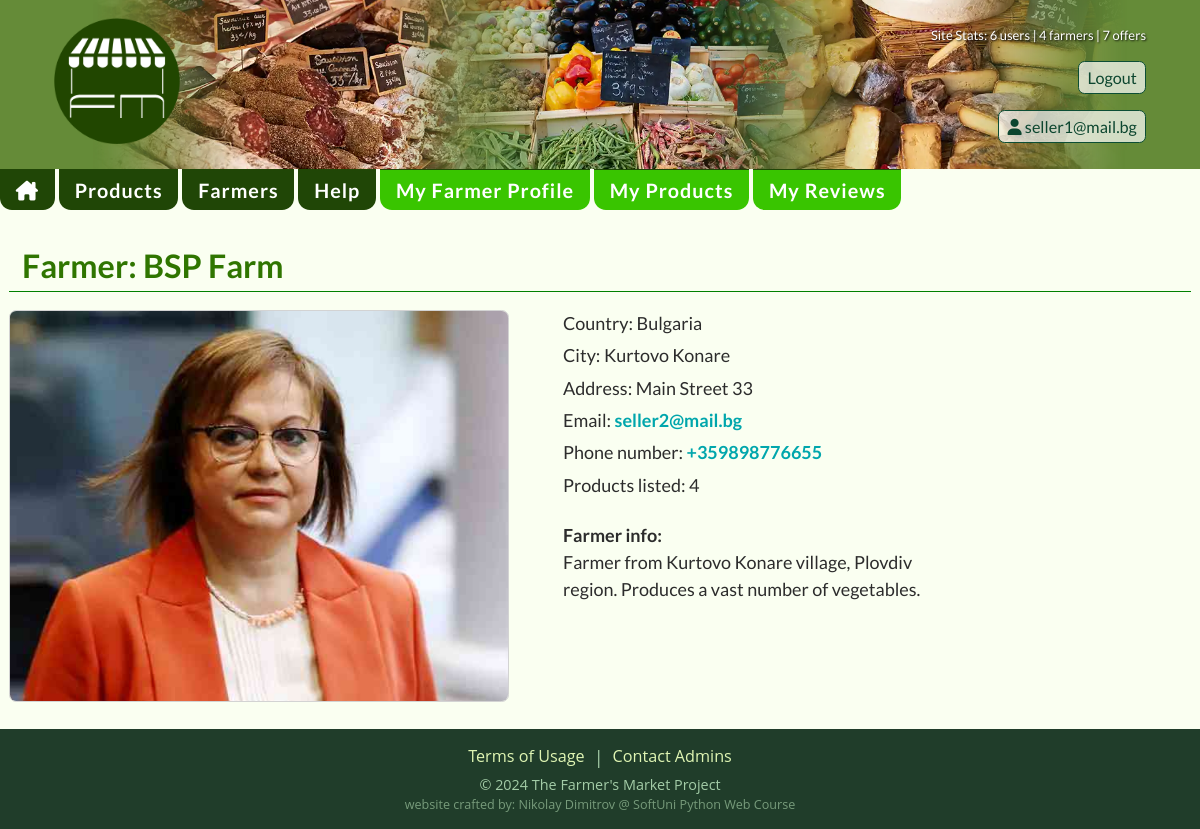
Page /sellers/seller/2/ (signed in) on the committed database.
### accounts/models.py (models this page shows, shortened)
class AccountUser(AbstractBaseUser, PermissionsMixin):
    email = models.EmailField(
        unique=True,
        error_messages={
            'unique': _('User with this email already exists!'),
        }
    )
    is_staff = models.BooleanField(
        _("staff status"),
        default=False,
        help_text=_("Designates whether the user can log into this admin site."),
    )
    is_active = models.BooleanField(
        _("active"),
        default=True,
        help_text=_(
            "Designates whether this user should be treated as active. "
            "Unselect this instead of deleting accounts."
        ),
    )
    date_joined = models.DateTimeField(_("date joined"), default=timezone.now)
    USERNAME_FIELD = 'email'
    objects = AccountUserManager()

class Profile(models.Model):
    class EUCountries(models.TextChoices):
        AUSTRIA = 'Austria', 'Austria'
        BELGIUM = 'Belgium', 'Belgium'
        BULGARIA = 'Bulgaria', 'Bulgaria'
        CROATIA = 'Croatia', 'Croatia'
        REPUBLIC_OF_CYPRUS = 'Cyprus', 'Republic of Cyprus'
        CZECH_REPUBLIC = 'Czech Republic', 'Czech Republic'
        DENMARK = 'Denmark', 'Denmark'
        ESTONIA = 'Estonia', 'Estonia'
        FINLAND = 'Finland', 'Finland'
        FRANCE = 'France', 'France'
        GERMANY = 'Germany', 'Germany'
        GREECE = 'Greece', 'Greece'
        HUNGARY = 'Hungary', 'Hungary'
        IRELAND = 'Ireland', 'Ireland'
        ITALY = 'Italy', 'Italy'
        LATVIA = 'Latvia', 'Latvia'
        LITHUANIA = 'Lithuania', 'Lithuania'
        LUXEMBOURG = 'Luxembourg', 'Luxembourg'
        MALTA = 'Malta', 'Malta'
        NETHERLANDS = 'Netherlands', 'Netherlands'
        POLAND = 'Poland', 'Poland'
        PORTUGAL = 'Portugal', 'Portugal'
        ROMANIA = 'Romania', 'Romania'
        SLOVAKIA = 'Slovakia', 'Slovakia'
        SLOVENIA = 'Slovenia', 'Slovenia'
        SPAIN = 'Spain', 'Spain'
        SWEDEN = 'Sweden', 'Sweden'
    user = models.OneToOneField(
        to=AccountUser,
        on_delete=models.CASCADE,
        primary_key=True,
    )
    first_name = models.CharField(
        max_length=30,
        null=True,
        blank=True,
    )
    last_name = models.CharField(
        max_length=30,
        null=True,
        blank=True,
    )
    country = models.CharField(
        max_length=15,
        choices=EUCountries.choices,
        default=EUCountries.AUSTRIA,
        null=True,
        blank=True,
    )
    phone_number = models.CharField(
        max_length=16,
        validators=(
            MinLengthValidator(8),
        ),
        null=True,
        blank=True,
        help_text='Must include the country code, without whitespaces.',
    )

### sellers/models.py (models this page shows, shortened)
class Seller(models.Model):
    name = models.CharField(
        max_length=30,
        validators=[
            MinLengthValidator(5),
        ],
        unique=True,
        error_messages={
            'unique': _('Seller with this name already exists. Please choose another name!'),
        },
        help_text='Farm or farmer name. ',
    )
    description = models.TextField(
        help_text='A brief farm description and you as a farmer.',
        validators=[
            MinLengthValidator(20),
        ],
    )
    city = models.CharField(
        max_length=40,
        help_text='City or village name the farm is allocated near.',
    )
    address = models.CharField(
        max_length=50,
        help_text='Address of the farm.',
    )
    photo = models.ImageField(
        upload_to='sellers/',
        validators=(image_size_validator,),
        help_text='Photo of yourself.',
    )
    website_url = models.URLField(
        null=True,
        blank=True,
        help_text='Optional. Website URL including https prefix.',
    )
    approved = models.BooleanField(
        default=False
    )
    account = models.ForeignKey(
        to=AccountUser,
        related_name='sellers',
        on_delete=models.CASCADE,
    )

### sellers/views.py (the view)
# urls.py: path('', views.SellerDetailsView.as_view(), name='seller-details'),
class SellerDetailsView(LoginRequiredMixin, views.DetailView):
    model = Seller
    template_name = 'sellers/seller-details.html'

### fMarket/context_processors.py (called while the page is built)
def seller_pk(request):
    if request.user.is_authenticated:
        try:
            seller = Seller.objects.get(account=request.user)
            return {'seller_pk': seller.pk}
        except Seller.DoesNotExist:
            pass
    return {'seller_pk': None}

def seller_approved(request):
    if request.user.is_authenticated:
        try:
            Seller.objects.get(account=request.user, approved=True)
            return {'seller_approved': True}
        except Seller.DoesNotExist:
            pass
    return {'seller_approved': False}

def account_complete(request):
    if request.user.is_authenticated:
        user = Profile.objects.get(pk=request.user)
        try:
            if (user.first_name is None or user.last_name is None
                    or user.phone_number is None or user.country is None):
                return {'account_complete': False}
        except user.DoesNotExist:
            pass
    return {'account_complete': True}

def site_stats(request):
    num_users = UserModel.objects.all().count()
    num_sellers = Seller.objects.all().count()
    num_products = Product.objects.all().count()
    data = {
        'number_of_users': num_users,
        'number_of_sellers': num_sellers,
        'number_of_products': num_products,
    }
    return data

def user_wrote_review(request):
    if not request.user.is_authenticated or not hasattr(request, 'product'):
        return {'user_wrote_review': False}
    product = request.product
    user_review_exists = Review.objects.filter(product=product, owner=request.user).exists()
    return {'user_wrote_review': user_review_exists}

### templates/sellers/seller-details.html (shortened to what this page needs)
{% extends 'base.html' %}
{% load static %}
{% block content %}
    <h1>Farmer: {{ object.name }}</h1>
    <section class="seller-details-section">
        <div class="seller-details-left">
            <img src="{{ object.photo.url }}" alt="{{ object.name }}">
        </div>
        <div class="seller-details-right">
            <p>Country: {{ object.account.profile.country }}</p>
            <p>City: {{ object.city }}</p>
            <p>Address: {{ object.address }}</p>
            <p>Email: <a href="mailto:{{ object.account.email }}" title="Message seller by email"
                         target="_blank">{{ object.account.email }}</a></p>
            <p>Phone number: <a
                    href="tel:{{ object.account.profile.phone_number }}">{{ object.account.profile.phone_number }}</a>
            </p>
            <p>Products listed: {{ object.products.count }}</p>
            <div class="seller-description">
                <p><strong>Farmer info:</strong></p>
                <p>{{ object.description }}</p>
            </div>
        </div>
    </section>
{% endblock %}

### templates/base.html (shortened to what this page needs)
{% load static %}
<!DOCTYPE html>
<html lang="en">
<head>
    <link rel="stylesheet" href="{% static 'css/styles.css' %}"/>
</head>
<body>
<header>
    <a href="{% url 'index' %}" title="Farmers Market - Farm Products Marketplace"
    ><img
            class="logo"
            src="{% static 'img/fm-logo.png' %}"
            alt="logo"
    /></a>
    <div class="header-right">
        <section class="site-stats">
            Site Stats: {{ number_of_users }} users | {{ number_of_sellers }} farmers | {{ number_of_products }} offers
        </section>
        {% if request.user.profile %}
            <form method="post" action="{% url 'logout' %}">
                <button type="submit">Logout</button>
            </form>
            <div class="header-links">
                <a href="{% url 'edit-user' pk=request.user.pk %}" title="Profile Details">
                    <i class="fa-solid fa-user"></i> {{ request.user.email }}</a>
            </div>
        {% else %}
            <div class="header-links">
                <a href="{% url 'login' %}" title="Login">Login</a>
                <a href="{% url 'register' %}" title="Create Account">Register</a>
            </div>
        {% endif %}
    </div>
</header>
<nav>
    <div class="nav-wrapper">
        <a href='{% url 'index' %}' title='Farmers Market home'><i class="fa-solid fa-house-chimney"></i></a>
        <a href='{% url 'products' %}' title='Products offered'>Products</a>
        <a href='{% url 'sellers' %}' title='Registered Farmers'>Farmers</a>
        <a href="{% url 'topics' %}" title="">Help</a>
        {% if seller_pk %}
            <a class="seller-button" href="{% url 'seller-details' pk=seller_pk %}" title="">My Farmer Profile</a>
            <a class="seller-button" href="{% url 'seller-products' pk=seller_pk %}" title="">My Products</a>
        {% endif %}
        {% if user.is_authenticated %}
            <a class="seller-button" href="{% url 'list-reviews' %}" title="">My Reviews</a>
        {% endif %}
    </div>
</nav>
<main>
    {% block content %}
    {% endblock %}
</main>
<footer>
    <div class="footer-links">
        <a href="{% url 'terms' %}">Terms of Usage</a> | <a href="{% url 'contact' %}">Contact Admins</a>
    </div>
    <p>© 2024 The Farmer's Market Project</p>
    <p>website crafted by: Nikolay Dimitrov @ SoftUni Python Web Course</p>
</footer>
</body>
</html>

### static/css/root.css (style rules this page uses)
html { font-family: "Lato", Verdana, sans-serif; font-size: 16px; line-height: 1.5; color: #2c2c2c; }
@media (min-width: 420px) { html { font-size: 17px; } }
@media (min-width: 1200px) { html { font-size: 18px; } }
body { background-color: #fafff1; width: 100%; }
::placeholder { font-weight: 300; }
h1 { font-size: 1.6em; font-weight: 700; color: rgb(47, 117, 0); margin: 0.5em 0; border-bottom: 1px solid green; padding-left: 0.4em; }
@media (min-width: 960px) { h1 { font-size: 1.8em; } }
main a { color: rgb(0, 166, 172); font-weight: 700; text-decoration: none; }

### static/css/header.css (style rules this page uses)
header { width: 100%; min-height: 20vh; padding: 1em; text-align: center; display: flex; flex-direction: column; align-items: center; justify-content: space-between; gap: 0.2em; flex-wrap: wrap; background-color: rgb(101, 139, 56); }
@media (min-width: 800px) { header { background-image: url("/static/img/header-bg.webp"); background-size: cover; background-repeat: no-repeat; background-position: center; flex-direction: row; gap: 2em; padding: 1em 3em; } }
.logo { width: 7em; height: 7em; }
.header-right { font-size: 0.9em; color: rgb(255, 255, 255); display: flex; flex-direction: column; align-items: center; gap: 0.5em; }
@media (min-width: 800px) { .header-right { align-items: flex-end; gap: 1em; } }
.header-links { display: flex; flex-direction: row; align-items: flex-end; gap: 0.8em; }
.header-right a, .header-right button { display: block; padding: 0.2em 0.5em; color: rgb(12, 70, 47); background-color: rgba(255, 255, 255, 0.7); text-decoration: none; border: 1px solid rgb(12, 78, 53); border-radius: 0.4em; transition: 0.3s ease; }
.site-stats { font-size: 0.8em; width: 100%; text-align: right; color: white; text-shadow: 1px 1px 2px rgba(0, 0, 0, 0.9) }

### static/css/nav.css (style rules this page uses)
nav { min-height: 6vh; }
.nav-wrapper { font-weight: 700; font-size: 1.1em; width: 100%; max-width: 1200px; margin: 0.2em auto; display: flex; flex-direction: row; flex-wrap: wrap; gap: 0.2em; justify-content: center; }
.nav-wrapper a { padding: 0.3em 0.8em 0.2em 0.8em; text-decoration: none; letter-spacing: 0.05em; background-color: #204606; color: white; border-top: 0; border-radius: 0.6em; transition: 0.3s ease; }
.nav-wrapper a:nth-of-type(5), .nav-wrapper a:nth-of-type(6), .nav-wrapper a:nth-of-type(7) { background-color: rgb(57, 197, 0); }
@media (min-width: 800px) { .nav-wrapper { justify-content: flex-start; margin: 0 auto; } }
@media (min-width: 800px) { .nav-wrapper a { border-top: 1px solid #204606; border-radius: 0 0 0.6em 0.6em; } }

### static/css/main.css (style rules this page uses)
main { padding: 0.5em; max-width: 1200px; min-height: 56vh; margin: 0 auto; }
main p { max-width: 70ch; }
@media (min-width: 800px) { main { min-height: 63vh; } }

### static/css/sellers.css (style rules this page uses)
.seller-details-section { display: flex; flex-direction: column; gap: 3em; margin: 1em 0; }
@media (min-width: 960px) { .seller-details-section { flex-direction: row; align-items: flex-start; } }
.seller-details-left { max-width: 500px; display: flex; flex-direction: column; gap: 1em; }
.seller-details-left img { border: 1px solid lightgray; border-radius: 0.4em; overflow: hidden; }
.seller-details-right { display: flex; flex-direction: column; gap: 0.3em; }
.seller-description { margin-top: 1em; max-width: 66ch; text-wrap: balance; }

### static/css/footer.css (style rules this page uses)
footer { font-family: "Open Sans", Verdana, sans-serif; text-align: center; color: rgb(163, 204, 167); background-color: rgb(32, 61, 42); padding: 0.8em 0.2em; width: 100%; min-height: auto; }
footer p { font-size: 0.8em; }
footer p:last-of-type { color: rgb(119, 155, 123); font-size: 0.7em; }
@media (min-width: 800px) { footer { min-height: 8vh; } }
.footer-links { display: flex; justify-content: center; gap: 0.5em; margin-bottom: 0.2em; }
.footer-links a { display: block; font-size:0.9em; color: #dff5b3; text-decoration: none; }

### rows in the picture
AccountUser: user.email "seller1@mail.bg"
Seller: name "BSP Farm", photo (picture), account.profile.country "Bulgaria", city "Kurtovo Konare", address "Main Street 33", account.email "seller2@mail.bg", account.profile.phone_number "+359898776655", products.count "4", description "Farmer from Kurtovo Konare village, Plovdiv region. Produces a vast number of vegetables."

### other values in the picture
{{ number_of_users }} "6"
{{ number_of_sellers }} "4"
{{ number_of_products }} "7"
